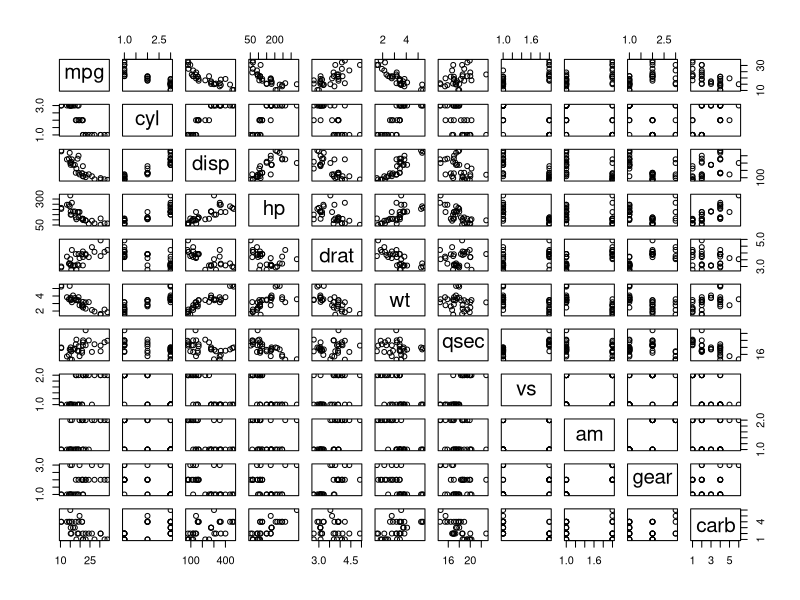
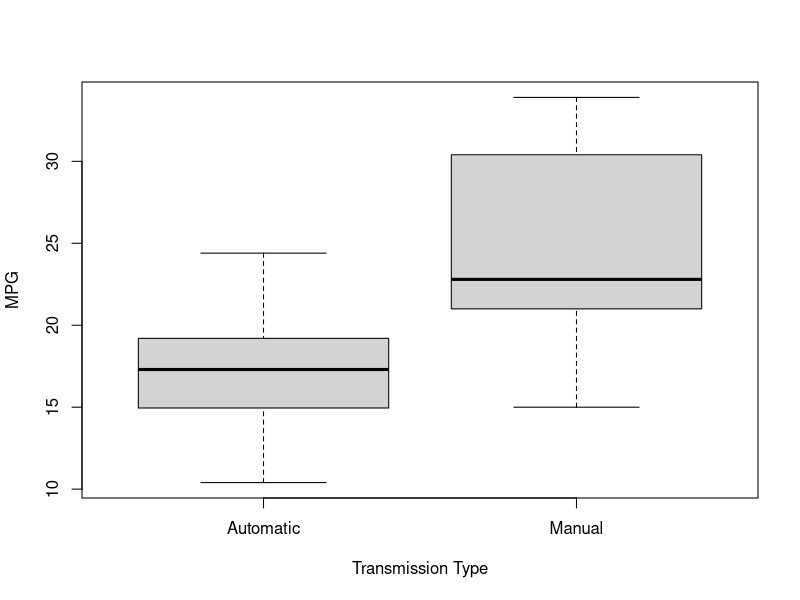
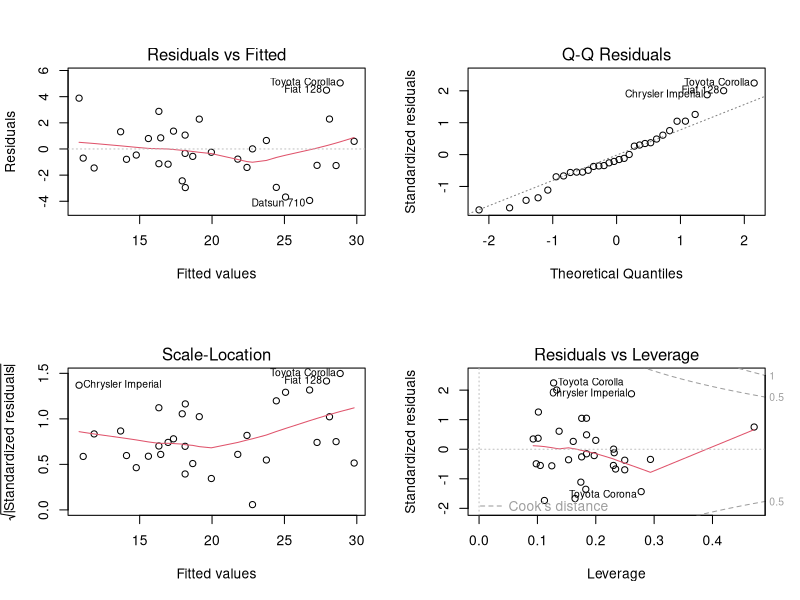

These charts were generated, in order, by the following R code:
## ---- chunk 1
data(mtcars)
mtcars$am   <- factor(mtcars$am,labels=c("Automatic","Manual")); 
mtcars$carb <- factor(mtcars$carb); mtcars$cyl<- factor(mtcars$cyl); 
mtcars$gear <-factor(mtcars$gear); mtcars$vs<- factor(mtcars$vs)
## ---- chunk 2
options(digits=4); ttest<-t.test(mpg ~ am, data = mtcars)
## ---- chunk 3
initialmodel <- lm(mpg ~ ., data = mtcars)
basemodel <- lm(mpg ~ am, data = mtcars)
stepmodel <- step(initialmodel, direction = "both")
supermodel1 <- lm(mpg ~ cyl + hp+wt*am, data = mtcars)
supermodel2 <- lm(mpg ~ cyl + hp*wt+am, data = mtcars)
## ---- chunk 4
summary(stepmodel)
## ---- chunk 5
anova(basemodel,stepmodel,supermodel1)
## ---- chunk 6
pairs(mpg ~ ., data = mtcars)
## ---- chunk 7
boxplot(mpg ~ am, data = mtcars, ylab = "MPG", xlab = "Transmission Type")
## ---- chunk 8
par(mfrow=c(2, 2))
plot(stepmodel)
